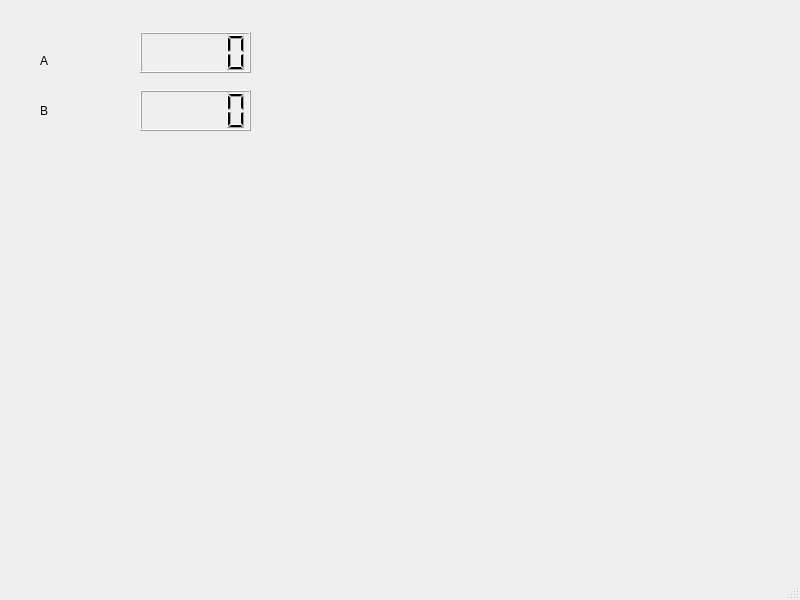
<?xml version="1.0" encoding="UTF-8"?>
<ui version="4.0">
 <class>MainWindow</class>
 <widget class="QMainWindow" name="MainWindow">
  <property name="geometry">
   <rect>
    <x>0</x>
    <y>0</y>
    <width>800</width>
    <height>600</height>
   </rect>
  </property>
  <property name="windowTitle">
   <string>MainWindow</string>
  </property>
  <widget class="QWidget" name="centralwidget">
   <widget class="QLabel" name="label">
    <property name="geometry">
     <rect>
      <x>40</x>
      <y>50</y>
      <width>68</width>
      <height>22</height>
     </rect>
    </property>
    <property name="text">
     <string>A</string>
    </property>
   </widget>
   <widget class="QLabel" name="label_2">
    <property name="geometry">
     <rect>
      <x>40</x>
      <y>100</y>
      <width>68</width>
      <height>22</height>
     </rect>
    </property>
    <property name="text">
     <string>B</string>
    </property>
   </widget>
   <widget class="QLCDNumber" name="lcdNumber">
    <property name="geometry">
     <rect>
      <x>140</x>
      <y>32</y>
      <width>111</width>
      <height>41</height>
     </rect>
    </property>
   </widget>
   <widget class="QLCDNumber" name="lcdNumber_2">
    <property name="geometry">
     <rect>
      <x>140</x>
      <y>90</y>
      <width>111</width>
      <height>41</height>
     </rect>
    </property>
   </widget>
  </widget>
  <widget class="QMenuBar" name="menubar">
   <property name="geometry">
    <rect>
     <x>0</x>
     <y>0</y>
     <width>800</width>
     <height>28</height>
    </rect>
   </property>
  </widget>
  <widget class="QStatusBar" name="statusbar"/>
 </widget>
 <resources/>
 <connections/>
</ui>
